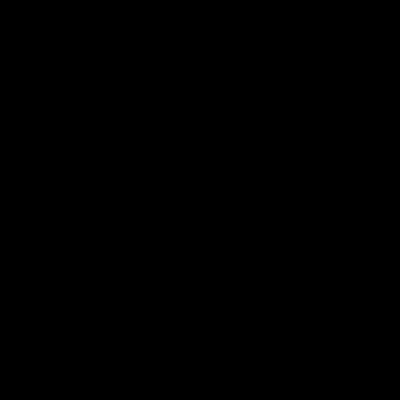
Frame 1 (no input)
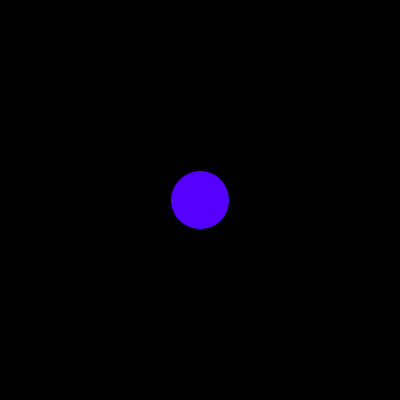
Frame 60 (the mouse pressed at the canvas centre just before this capture)
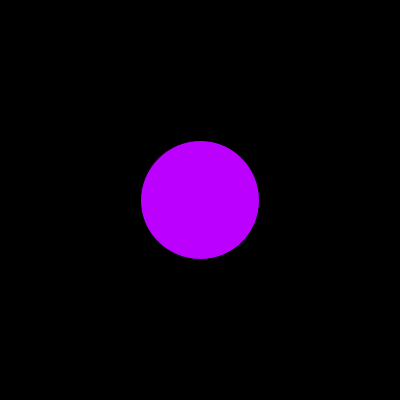
Frame 120 (the mouse held since frame 60 and released just before this capture)

The Processing sketch that drew these frames (run headless with seeded random() and noise(); from frame 60 on, the mouse is pressed at the canvas centre):

// Processing sketch: processing_183354
// ── processing_183354.pde

int size=0;
float x;
float y;

boolean circleIsShrinking = false;

void setup() {
  size(400, 400);
  smooth();  
  
}

void draw() {
  background(0);
  fill(x, 0, y);
  ellipse(width/2, height/2, size, size);
  x=random(width);
  y=random(height);
  
 
  if (circleIsShrinking) size--;
  else size++;
  
  
  if (size == 0 || size == 150) circleIsShrinking = !circleIsShrinking;
}
  
 

  

  
  
